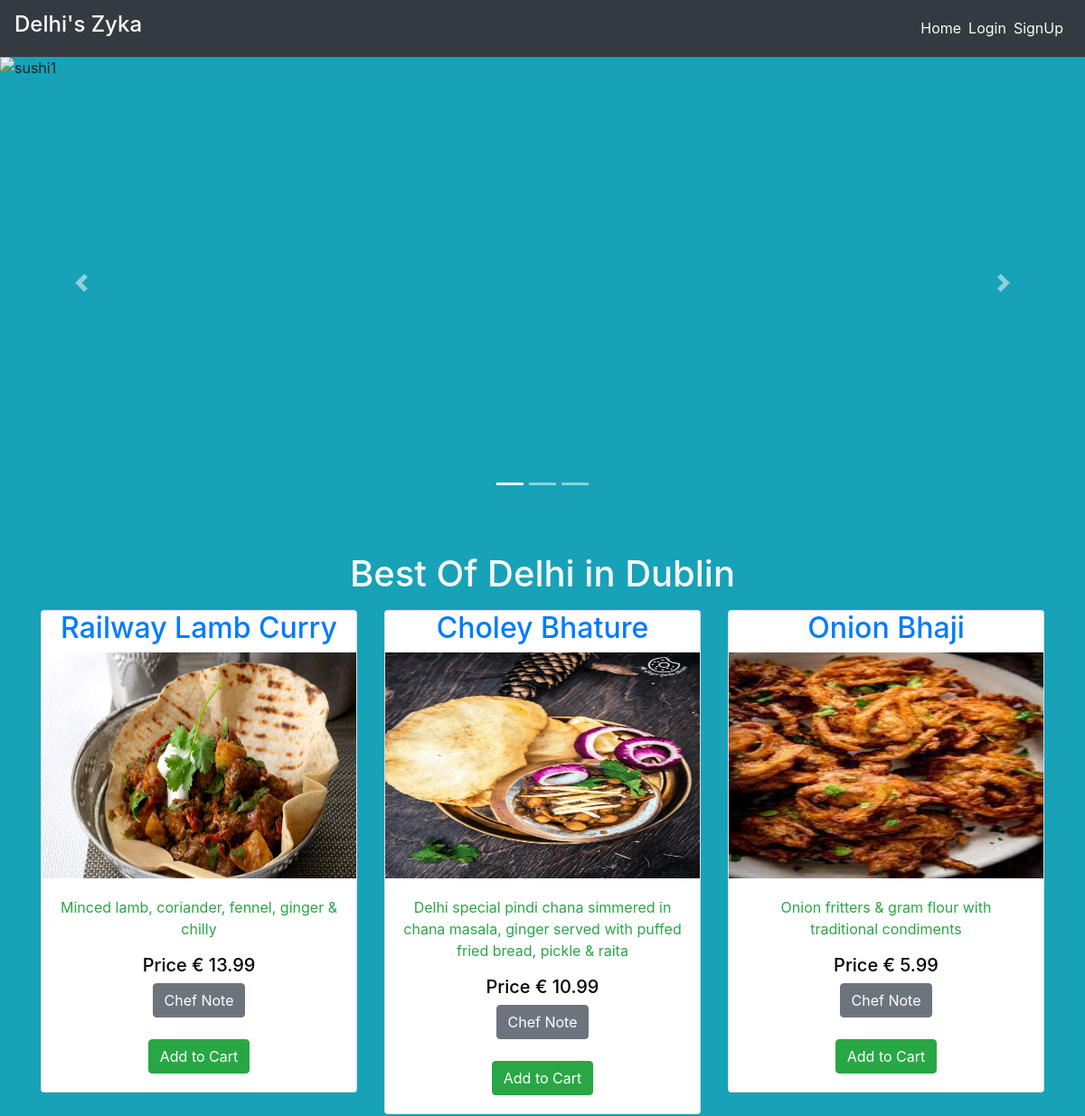
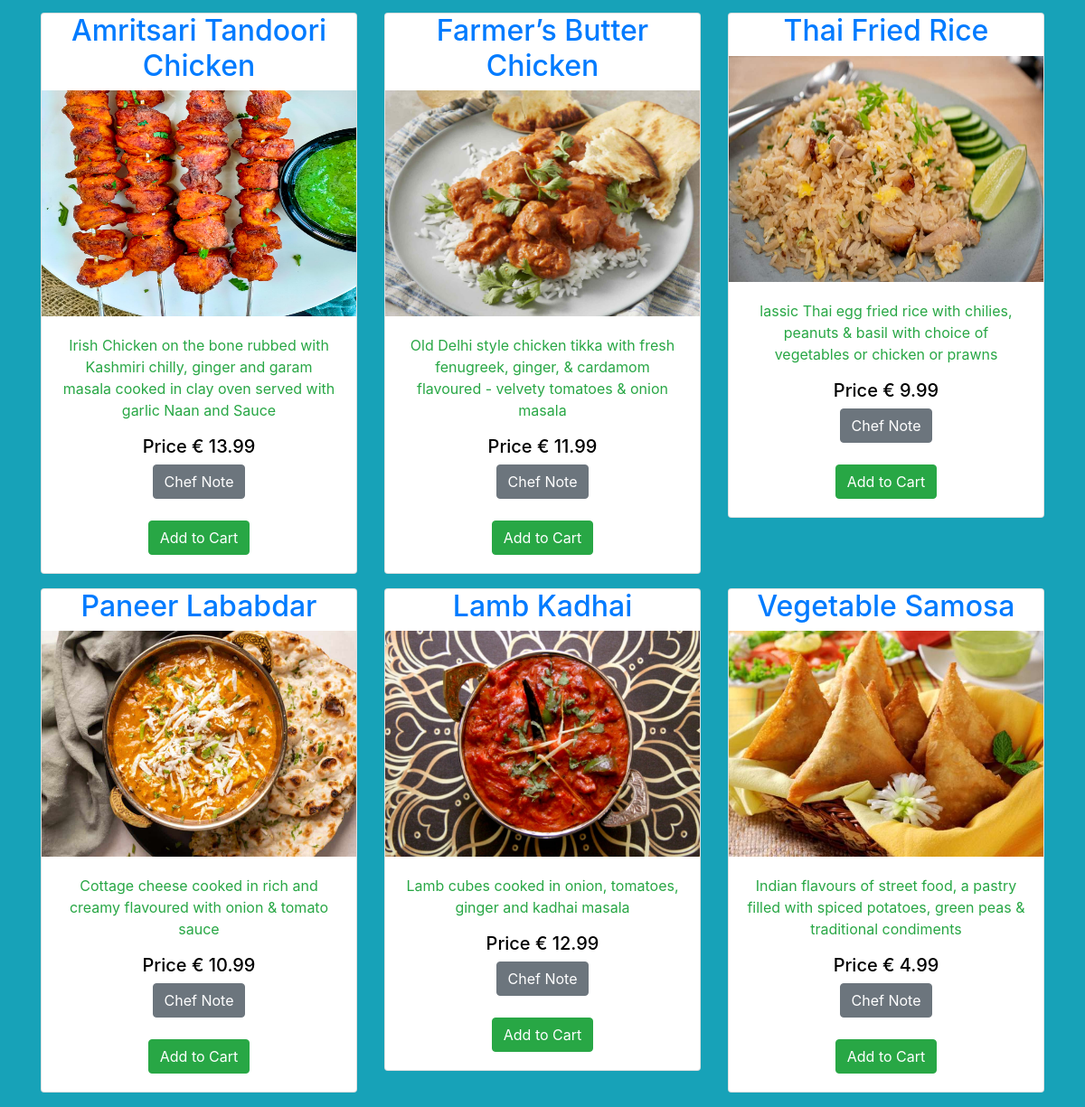
The page / on the database its author committed (2 pictures, top to bottom).
### main/models.py (models this page shows, shortened)
class Item(models.Model):
    LABELS = (
        ('Best Selling Foods', 'Best Selling Foods'),
        ('New Food', 'New Food'),
        ('Spicy Foods🔥', 'Spicy Foods🔥'),
    )
    LABEL_COLOUR = (
        ('danger', 'danger'),
        ('success', 'success'),
        ('primary', 'primary'),
        ('info', 'info'),
        ('warning', 'warning'),
    )
    title = models.CharField(max_length=150)
    description = models.CharField(max_length=250,blank=True)
    price = models.FloatField()
    pieces = models.IntegerField(default=6)
    instructions = models.CharField(max_length=250,default="Available")
    image = models.ImageField(default='default.png', upload_to='images/')
    labels = models.CharField(max_length=25, choices=LABELS, blank=True)
    label_colour = models.CharField(max_length=15, choices=LABEL_COLOUR, blank=True)
    slug = models.SlugField(default="foods")
    created_by = models.ForeignKey(User, on_delete=models.CASCADE)

### main/views.py (the view)
# urls.py: path('', MenuListView.as_view(), name='home'),
class MenuListView(ListView):
    model = Item
    template_name = 'main/home.html'
    context_object_name = 'menu_items'

### main/templates/main/home.html (shortened to what this page needs)
{% extends "main/layout.html" %}
{% block content %}
  <div class="home bg-info">
    <div id="carouselExampleCaptions" class="carousel slide mb-5" data-ride="carousel" style="height: 500px;">
        <ol class="carousel-indicators">
          <li data-target="#carouselExampleCaptions" data-slide-to="0" class="active"></li>
          <li data-target="#carouselExampleCaptions" data-slide-to="1"></li>
          <li data-target="#carouselExampleCaptions" data-slide-to="2"></li>
        </ol>
        <div class="carousel-inner">
          <div class="carousel-item active">
            <img src="../media/3.jpg" class="d-block w-100" alt="sushi1" height="500px">
            <div class="carousel-caption d-none d-md-block text-dark">
            </div>
          </div>
        </div>
        <a class="carousel-control-prev" href="#carouselExampleCaptions" role="button" data-slide="prev">
          <span class="carousel-control-prev-icon" aria-hidden="true"></span>
        </a>
        <a class="carousel-control-next" href="#carouselExampleCaptions" role="button" data-slide="next">
          <span class="carousel-control-next-icon" aria-hidden="true"></span>
        </a>
    </div>
    <div class="container">
      <h1 class="text-center text-light mb-3">Best Of Delhi in Dublin</h1>
      <div class="row">
        {% for item in menu_items %}
            <div class="col-sm-4">
                <div class="card mb-3" style="height: fit-content; overflow: auto;">
                    <h2 class="text-center"><a href="{% url 'main:dishes' item.slug %}">{{ item.title }} </a>
                         </h2>
                  <img src="{{ item.image.url }}" style="height: 250px;">
                    <div class="card-body text-center">
                      <p class="text-center text-success">{{ item.description }}</p>
                      <h5 class="text-center">Price € {{ item.price }}  </h5>
                      <a href="{% url 'main:dishes' item.slug %}" class="btn btn-secondary">Chef Note</a><br>
                      <br>
                      <a href="{% url 'main:dishes' item.slug %}" class="btn btn-success">Add to Cart</a>
                    </div>
                </div>
            </div>
        {% endfor %}
      </div>
    </div>
  </div>
{% endblock content %}

### main/static/main/styles.css (style rules this page uses)
h5.text-center { color: black; }
h2 { color: black; }
.text-center { text-align: center !important; color: black; }

### rows shown on the page
Item: title "Railway Lamb Curry", image (picture), description "Minced lamb, coriander, fennel, ginger & chilly", price "13.99"
Item: title "Choley Bhature", image (picture), description "Delhi special pindi chana simmered in chana masala, ginger served with puffed fried bread, pickle & raita", price "10.99"
Item: title "Onion Bhaji", image (picture), description "Onion fritters & gram flour with traditional condiments", price "5.99"
Item: title "Amritsari Tandoori Chicken", image (picture), description "Irish Chicken on the bone rubbed with Kashmiri chilly, ginger and garam masala cooked in clay oven served with garlic Naan and Sauce", price "13.99"
Item: title "Farmer’s Butter Chicken", image (picture), description "Old Delhi style chicken tikka with fresh fenugreek, ginger, & cardamom flavoured - velvety tomatoes & onion masala", price "11.99"
Item: title "Thai Fried Rice", image (picture), description "lassic Thai egg fried rice with chilies, peanuts & basil with choice of vegetables or chicken or prawns", price "9.99"
Item: title "Paneer Lababdar", image (picture), description "Cottage cheese cooked in rich and creamy flavoured with onion & tomato sauce", price "10.99"
Item: title "Lamb Kadhai", image (picture), description "Lamb cubes cooked in onion, tomatoes, ginger and kadhai masala", price "12.99"
Item: title "Vegetable Samosa", image (picture), description "Indian flavours of street food, a pastry filled with spiced potatoes, green peas & traditional condiments", price "4.99"
